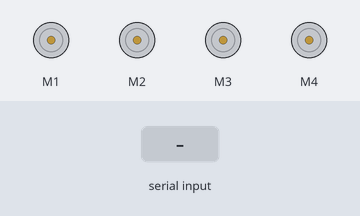
A sketch run on a simulated Arduino Uno, built with avr-gcc and run on an emulated ATmega328P. Parts: 4 × DC motor (green arrow = forward, orange = backward, longer = faster). Inputs (shaded band) come from the test bench.

Above: at 1.2 s.
1.3 s: "FWD_DRY\n" received over Serial
At 1.9 s:
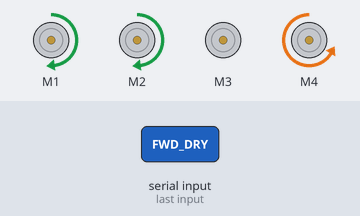
2.8 s: "ROTATE_L\n" received over Serial
At 4.0 s:
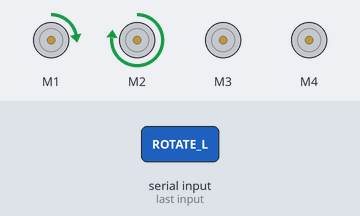
4.3 s: "ROTATE_R\n" received over Serial
At 5.4 s:
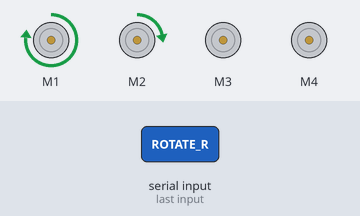
5.8 s: "BACK_SHORT\n" received over Serial
At 6.6 s:
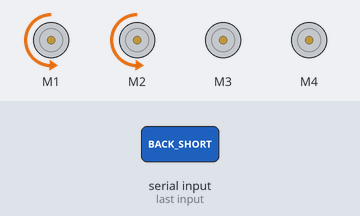
8.8 s: "REV_WET:45\n" received over Serial
At 10.1 s:
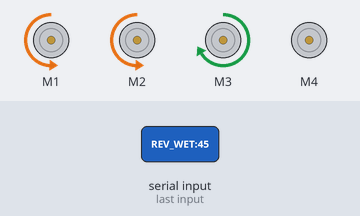
Timing chart, 0 to 55.3 s (numbered marks = the images above; inputs shaded):
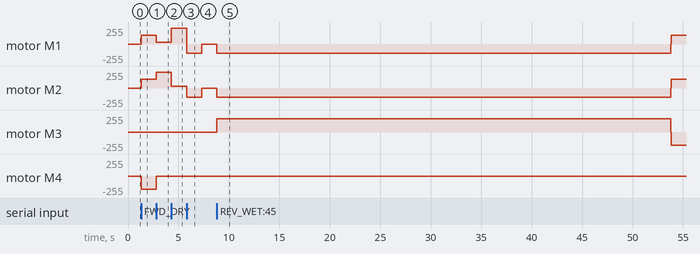

The sketch:

PanelBot_1129.ino
```cpp
#include <AFMotor.h>

// --------------------------------------------------
// Motor channel mapping (하드웨어 연결)
// --------------------------------------------------
// motor1: 왼쪽 바퀴 2개 병렬
// motor2: 오른쪽 바퀴 2개 병렬
// motor3: 습식 브러시 모터
// motor4: 건식 브러시 모터
AF_DCMotor motor1(1);
AF_DCMotor motor2(2);
AF_DCMotor motor3(3);
AF_DCMotor motor4(4);

// --------------------------------------------------
// 속도 설정 (0 ~ 255)  ★ 필요하면 여기 값만 바꾸면 됨
// --------------------------------------------------

// 직진 속도
const int SPEED_LEFT_FWD   = 130;   // motor1 직진 속도
const int SPEED_RIGHT_FWD  = 130;   // motor2 직진 속도

// 후진 속도
const int SPEED_LEFT_REV   = 135;   // motor1 후진 속도
const int SPEED_RIGHT_REV  = 135;   // motor2 후진 속도

// 회전 속도 (한쪽 바퀴만 전진)
// ROTATE_L: 오른쪽 바퀴만 전진 → 좌회전
// ROTATE_R: 왼쪽 바퀴만 전진 → 우회전
const int SPEED_ROTATE_LEFT  = 240; // 좌회전 시 motor2 속도
const int SPEED_ROTATE_RIGHT = 240; // 우회전 시 motor1 속도
const int SPEED_30 = 30;


// 브러시 속도
const int SPEED_WET_BRUSH  = 200;   // motor3 (습식 브러시)
const int SPEED_DRY_BRUSH  = 200;   // motor4 (건식 브러시)


// --------------------------------------------------
String command;
// --------------------------------------------------

void setup() {
  Serial.begin(9600);

  // 초기 속도 설정 (실제 동작에서는 각 함수에서 다시 세팅함)
  motor1.setSpeed(SPEED_LEFT_FWD);
  motor2.setSpeed(SPEED_RIGHT_FWD);
  motor3.setSpeed(SPEED_WET_BRUSH);
  motor4.setSpeed(SPEED_DRY_BRUSH);

  stopAll();
}

void loop() {
  if (Serial.available()) {
    command = Serial.readStringUntil('\n');
    command.trim();

    // -----------------------------
    // REV_WET:<duration>
    // -----------------------------
    if (command.startsWith("REV_WET")) {
      int idx = command.indexOf(":");
      if (idx > 0 && idx < command.length() - 1) {
        String durStr = command.substring(idx + 1);
        durStr.trim();
        float dur = durStr.toFloat();   // 초 단위 duration
        revWet(dur);
      }
    }

    // -----------------------------
    // FWD_DRY
    // -----------------------------
    else if (command == "FWD_DRY") {
      fwdDry();
    }

    // -----------------------------
    // ROTATE_L (좌회전)
    // -----------------------------
    else if (command == "ROTATE_L") {
      rotate_L();
    }

    // -----------------------------
    // ROTATE_R (우회전)
    // -----------------------------
    else if (command == "ROTATE_R") {
      rotate_R();
    }

    else if (command == "BACK_SHORT") {
      backShort();
    }

    // -----------------------------
    // STOP
    // -----------------------------
    else if (command == "STOP") {
      stopAll();
    }
  }
}

// --------------------------------------------------
// 직진 + 건식 청소 모드 (기본 상태)
//  - motor1, motor2: FORWARD
//  - motor4: ON (건식 브러시)
//  - motor3: OFF (습식 브러시)
// --------------------------------------------------
void fwdDry() {
  // 바퀴 속도 (전진용)
  motor1.setSpeed(SPEED_LEFT_FWD);
  motor2.setSpeed(SPEED_RIGHT_FWD);

  // 브러시 속도
  motor4.setSpeed(SPEED_DRY_BRUSH);

  // 바퀴 전진
  motor1.run(FORWARD);
  motor2.run(FORWARD);

  // 브러시 동작
  motor4.run(BACKWARD);   // 건식 브러시 ON
  motor3.run(RELEASE);   // 습식 브러시 OFF
}

// --------------------------------------------------
// 후진 + 습식 청소 모드
//  - motor1, motor2: BACKWARD
//  - motor3: ON (습식 브러시)
//  - motor4: OFF (건식 브러시)
//  - duration 초 후 stopAll()
//  - 물펌프 패턴(0.2초 ON / 0.8초 OFF)은 라즈베리에서 릴레이로 제어
// --------------------------------------------------
void revWet(float dur) {
  unsigned long total_ms = (unsigned long)(dur * 1000);

//#######################
  // 방향 전환 사이 잠깐 정지 시간 (ms)
  const unsigned long SWITCH_PAUSE_MS = 50;  // 0.05초


  // 건식 브러시 OFF
  motor4.run(RELEASE);

  // --------------------------------------------------
  // 1) 첫 번째 구간: 후진 dur + 습식 브러시(FORWARD)
  // --------------------------------------------------
  motor3.setSpeed(SPEED_WET_BRUSH);
  motor3.run(FORWARD);          // 후진 → 브러시 FORWARD

  motor1.setSpeed(SPEED_LEFT_REV);
  motor2.setSpeed(SPEED_RIGHT_REV);
  motor1.run(BACKWARD);
  motor2.run(BACKWARD);

  delay(total_ms);

  // 방향 전환 전 잠시 정지
  motor1.run(RELEASE);
  motor2.run(RELEASE);
  motor3.run(RELEASE);          // ★ 브러시도 잠깐 쉬어야 전환 충격 줄어듦
  delay(SWITCH_PAUSE_MS);

  // --------------------------------------------------
  // 2) 두 번째 구간: 전진 dur + 습식 브러시(BACKWARD)
  // --------------------------------------------------
  motor3.run(BACKWARD);         // 전진 → 브러시 BACKWARD

  motor1.setSpeed(SPEED_LEFT_FWD);
  motor2.setSpeed(SPEED_RIGHT_FWD);
  motor1.run(FORWARD);
  motor2.run(FORWARD);

  delay(total_ms);

  // 다시 잠깐 정지
  motor1.run(RELEASE);
  motor2.run(RELEASE);
  motor3.run(RELEASE);
  delay(SWITCH_PAUSE_MS);

  // --------------------------------------------------
  // 3) 세 번째 구간: 후진 dur + 습식 브러시(FORWARD)
  // --------------------------------------------------
  motor3.run(FORWARD);          // 후진 → 브러시 FORWARD

  motor1.setSpeed(SPEED_LEFT_REV);
  motor2.setSpeed(SPEED_RIGHT_REV);

  motor1.run(BACKWARD);
  motor2.run(BACKWARD);

  delay(total_ms);

  // --------------------------------------------------
  // 4) 종료
  // --------------------------------------------------
  stopAll();  // 모든 모터 OFF
}
//#######################


// --------------------------------------------------
// 후진 1초 (회전 전 안전 확보)
// --------------------------------------------------
void backShort() {
  motor1.setSpeed(SPEED_LEFT_REV);
  motor2.setSpeed(SPEED_RIGHT_REV);

  motor1.run(BACKWARD);
  motor2.run(BACKWARD);

  delay(1500);   // 1.5초 후진

  stopAll();
}

// --------------------------------------------------
// 좌회전 (ROTATE_L)
//  - IMU + 라즈베리에서 회전량(180°) 제어
//  - 여기서는 "오른쪽 바퀴만 전진"만 수행
//  - wet/dry 브러시 둘 다 OFF
// --------------------------------------------------
void rotate_L() {
  // 오른쪽 바퀴만 전진
  motor2.setSpeed(SPEED_ROTATE_LEFT);
  motor1.setSpeed(SPEED_30);

  motor1.run(FORWARD);      // 왼쪽 바퀴 정지
  motor2.run(FORWARD);      // 오른쪽 바퀴 전진

  motor3.run(RELEASE);      // 습식 브러시 OFF
  motor4.run(RELEASE);      // 건식 브러시 OFF

  // 회전 종료는 라즈베리에서 IMU로 판단 후 "STOP" 명령 보내서 종료
}

// --------------------------------------------------
// 우회전 (ROTATE_R)
//  - 왼쪽 바퀴만 전진
//  - 회전 종료는 라즈베리 STOP 명령으로
// --------------------------------------------------
void rotate_R() {
  motor1.setSpeed(SPEED_ROTATE_RIGHT);
  motor2.setSpeed(SPEED_30);

  motor1.run(FORWARD);      // 왼쪽 바퀴 전진
  motor2.run(FORWARD);      // 오른쪽 바퀴 전진

  motor3.run(RELEASE);      // 습식 브러시 OFF
  motor4.run(RELEASE);      // 건식 브러시 OFF
}


// --------------------------------------------------
// STOP: 모든 모터 정지
// --------------------------------------------------
void stopAll() {
  motor1.run(RELEASE);
  motor2.run(RELEASE);
  motor3.run(RELEASE);
  motor4.run(RELEASE);
}
```

Measured:
- after the input at 1.3 s, motor M1, motor M2: stopped → forward 130/255 at once; motor M4: stopped → backward 200/255 at once
- after the input at 2.8 s, motor M1: forward 130/255 → forward 30/255 at once; motor M2: forward 130/255 → forward 240/255 at once; motor M4: backward 200/255 → stopped at once
- after the input at 4.3 s, motor M1: forward 30/255 → forward 240/255 at once; motor M2: forward 240/255 → forward 30/255 at once
- after the input at 5.8 s, motor M1: forward 240/255 → backward 135/255 at once, → stopped 1.5 s later; motor M2: forward 30/255 → backward 135/255 at once, → stopped 1.5 s later
- after the input at 8.8 s, motor M1, motor M2: stopped → backward 135/255 at once, → forward 130/255 45.0 s later; motor M3: stopped → forward 200/255 at once, → backward 200/255 45.0 s later
